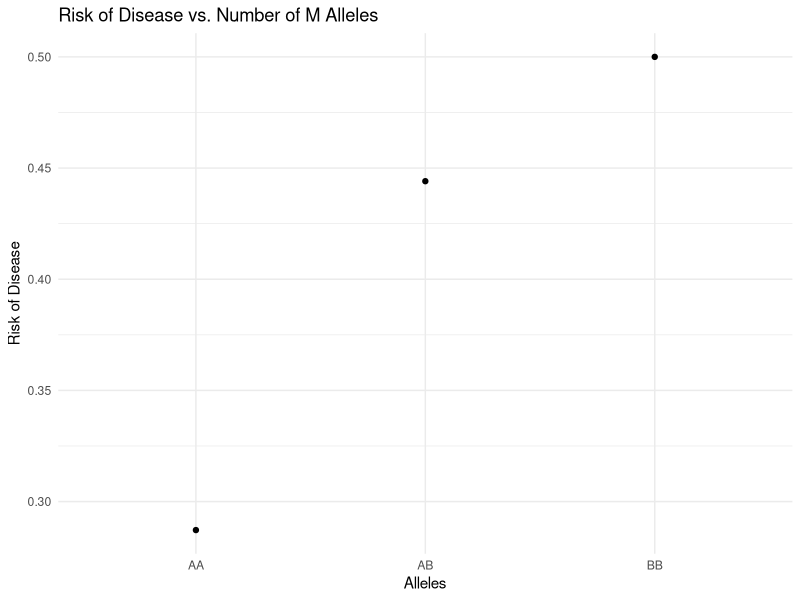
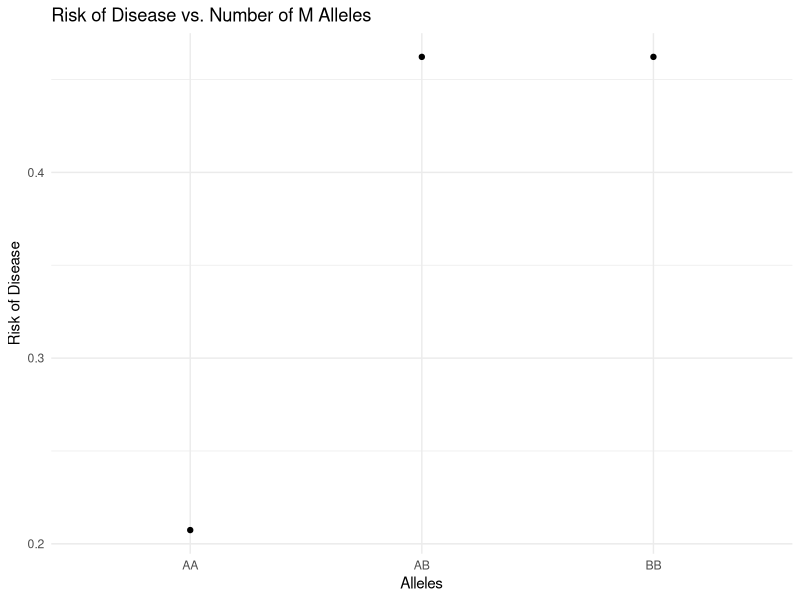
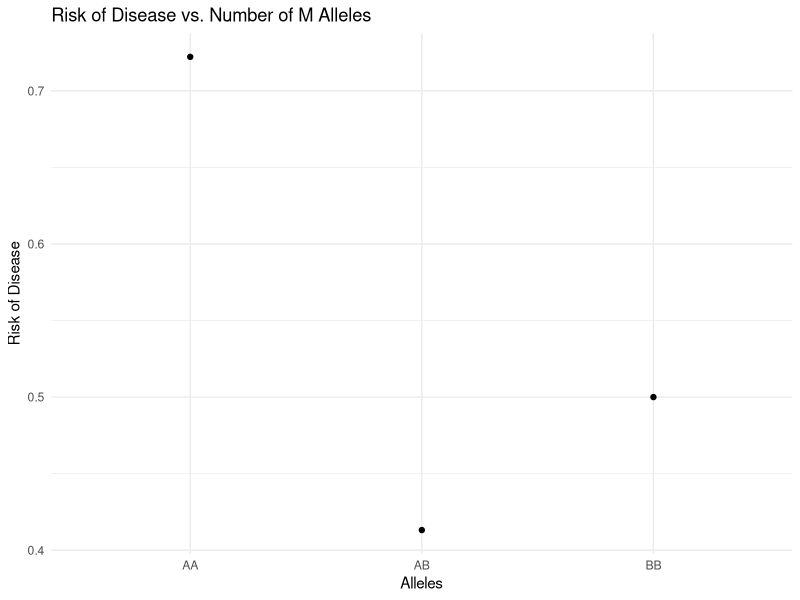

Generate these figures, in order, with R:
## ---- chunk 1
library(ggplot2)
## ---- chunk 2
df <- matrix(c(112,278,150,206,348	,150),byrow=TRUE,ncol=3)
colnames(df) <- c("AA","Aa","aa")
rownames(df) <- c("Cases","Controls")
df

alleles<-cbind(2*df[,1]+df[,2],2*df[,3]+df[,2])
colnames(alleles) <- c("A","a")
fisher.test(alleles)
## ---- chunk 3
#Codominant
codominant <- matrix(c(112,278,150,206,348,150),byrow=TRUE,ncol=3)
colnames(codominant) <- c("AA","AB","BB")
rownames(codominant) <- c("Cases","Controls")
codominant

results<-chisq.test(codominant)
results
results$expected
fisher.test(codominant)

#Dominant
dominant <- cbind(codominant[,1],codominant[,2]+codominant[,3])
colnames(dominant) <- c("AA","AB or BB")
rownames(dominant) <- c("Cases","Control")
dominant
results<-chisq.test(dominant)
results
results<-chisq.test(codominant, correct = FALSE)
results

#Recessive
recessive <- cbind(codominant[,1]+codominant[,2],codominant[,3])
colnames(recessive) <- c("AA or AB","BB")
rownames(recessive) <- c("Cases","Control")
recessive
results<-chisq.test(recessive)
results
fisher.test(recessive)
## ---- chunk 4
#Codominant
m_alleles <- c("AA", "AB", "BB")
risk_of_disease <- c(codominant[1,1]/(codominant[1,1]+codominant[1,2]), codominant[1,2]/(codominant[1,2]+codominant[2,2]), codominant[1,3]/(codominant[1,3]+codominant[2,3]))

data <- data.frame(m_alleles, risk_of_disease)

ggplot(data, aes(x = m_alleles, y = risk_of_disease)) +
  geom_point() +
  geom_smooth(method = "lm") +
  labs(x = "Alleles", y = "Risk of Disease") +
  ggtitle("Risk of Disease vs. Number of M Alleles") +
  theme_minimal()


#Dominant
m_alleles <- c("AA", "AB", "BB")
risk_of_disease <- c(dominant[1,1]/(dominant[1,1]+dominant[1,2]), dominant[1,2]/(dominant[1,2]+dominant[2,2]), dominant[1,2]/(dominant[1,2]+dominant[2,2]))

data <- data.frame(m_alleles, risk_of_disease)

ggplot(data, aes(x = m_alleles, y = risk_of_disease)) +
  geom_point() +
  geom_path() +
  labs(x = "Alleles", y = "Risk of Disease") +
  ggtitle("Risk of Disease vs. Number of M Alleles") +
  theme_minimal()

#Recessive
m_alleles <- as.factor(c("AA", "AB", "BB"))
risk_of_disease <- c(recessive[1,1]/(recessive[1,1]+recessive[1,2]), recessive[1,1]/(recessive[1,1]+recessive[2,1]), recessive[1,2]/(recessive[1,2]+recessive[2,2]))

data <- data.frame(m_alleles, risk_of_disease)

ggplot(data, aes(x = m_alleles, y = risk_of_disease)) +
  geom_point() +
  geom_path() +
  labs(x = "Alleles", y = "Risk of Disease") +
  ggtitle("Risk of Disease vs. Number of M Alleles") +
  theme_minimal()
## ---- chunk 5
n <- sum(df)

cas <- rep(c(0,1,2), df[1,])
con <- rep(c(0,1,2), df[2,])

y <- c(rep(1,sum(df[1,])),rep(0,sum(df[2,])))
x <- c(cas,con)

r <- cor(x,y)
A <- n*(r^2)

pval <- pchisq(A,df=1,lower.tail = FALSE)
pval
